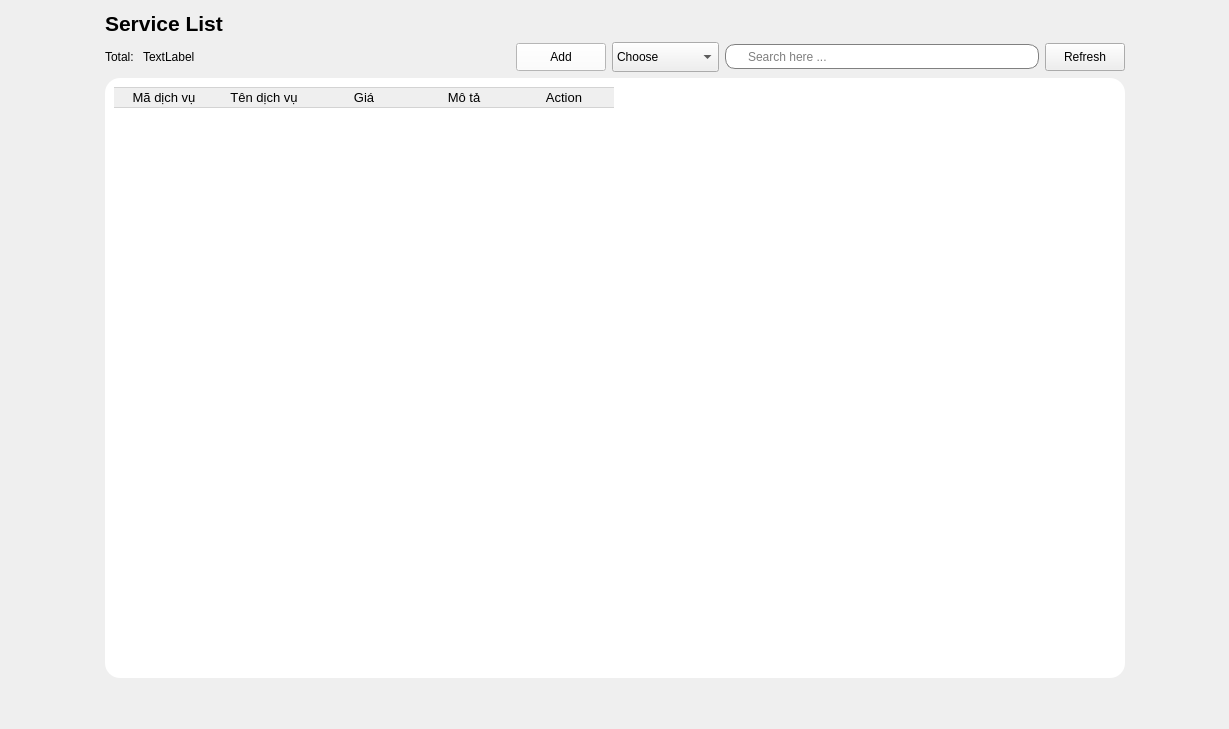
             <widget class="QWidget" name="page_4">
              <layout class="QHBoxLayout" name="horizontalLayout_46">
               <item>
                <spacer name="horizontalSpacer_34">
                 <property name="orientation">
                  <enum>Qt::Orientation::Horizontal</enum>
                 </property>
                 <property name="sizeHint" stdset="0">
                  <size>
                   <width>94</width>
                   <height>20</height>
                  </size>
                 </property>
                </spacer>
               </item>
               <item>
                <layout class="QVBoxLayout" name="verticalLayout_21">
                 <item>
                  <layout class="QHBoxLayout" name="horizontalLayout_21">
                   <item>
                    <widget class="QLabel" name="label_14">
                     <property name="font">
                      <font>
                       <pointsize>16</pointsize>
                       <bold>true</bold>
                      </font>
                     </property>
                     <property name="text">
                      <string>Service List</string>
                     </property>
                    </widget>
                   </item>
                   <item>
                    <spacer name="horizontalSpacer_15">
                     <property name="orientation">
                      <enum>Qt::Orientation::Horizontal</enum>
                     </property>
                     <property name="sizeHint" stdset="0">
                      <size>
                       <width>40</width>
                       <height>20</height>
                      </size>
                     </property>
                    </spacer>
                   </item>
                  </layout>
                 </item>
                 <item>
                  <layout class="QHBoxLayout" name="horizontalLayout_22">
                   <item>
                    <layout class="QHBoxLayout" name="horizontalLayout_23">
                     <item>
                      <widget class="QLabel" name="label_15">
                       <property name="text">
                        <string>Total: </string>
                       </property>
                      </widget>
                     </item>
                     <item>
                      <widget class="QLabel" name="totalservice">
                       <property name="text">
                        <string>TextLabel</string>
                       </property>
                      </widget>
                     </item>
                    </layout>
                   </item>
                   <item>
                    <spacer name="horizontalSpacer_16">
                     <property name="orientation">
                      <enum>Qt::Orientation::Horizontal</enum>
                     </property>
                     <property name="sizeHint" stdset="0">
                      <size>
                       <width>40</width>
                       <height>20</height>
                      </size>
                     </property>
                    </spacer>
                   </item>
                   <item>
                    <widget class="QPushButton" name="addSer">
                     <property name="minimumSize">
                      <size>
                       <width>90</width>
                       <height>28</height>
                      </size>
                     </property>
                     <property name="styleSheet">
                      <string notr="true">QPushButton{
background-color: rgb(255, 255, 255);
}</string>
                     </property>
                     <property name="text">
                      <string>Add</string>
                     </property>
                     <property name="icon">
                      <iconset resource="Resources.qrc">
                       <normaloff>:/new/prefix1/Resources/add.png</normaloff>:/new/prefix1/Resources/add.png</iconset>
                     </property>
                     <property name="iconSize">
                      <size>
                       <width>10</width>
                       <height>10</height>
                      </size>
                     </property>
                     <property name="checkable">
                      <bool>false</bool>
                     </property>
                    </widget>
                   </item>
                   <item>
                    <widget class="QComboBox" name="CBSS">
                     <property name="minimumSize">
                      <size>
                       <width>0</width>
                       <height>30</height>
                      </size>
                     </property>
                     <item>
                      <property name="text">
                       <string>Choose</string>
                      </property>
                     </item>
                     <item>
                      <property name="text">
                       <string>Service ID</string>
                      </property>
                     </item>
                     <item>
                      <property name="text">
                       <string>Service Name</string>
                      </property>
                     </item>
                    </widget>
                   </item>
                   <item>
                    <widget class="QLineEdit" name="LineEditSearchSer">
                     <property name="minimumSize">
                      <size>
                       <width>0</width>
                       <height>25</height>
                      </size>
                     </property>
                     <property name="styleSheet">
                      <string notr="true">QLineEdit{
padding-left:20px;
border: 1px solid gray;
border-radius: 10px;
}</string>
                     </property>
                     <property name="placeholderText">
                      <string>Search here ...</string>
                     </property>
                    </widget>
                   </item>
                   <item>
                    <widget class="QPushButton" name="RefbtnSer">
                     <property name="minimumSize">
                      <size>
                       <width>65</width>
                       <height>28</height>
                      </size>
                     </property>
                     <property name="text">
                      <string>Refresh</string>
                     </property>
                     <property name="icon">
                      <iconset resource="Resources.qrc">
                       <normaloff>:/new/prefix1/Resources/reload.png</normaloff>:/new/prefix1/Resources/reload.png</iconset>
                     </property>
                    </widget>
                   </item>
                  </layout>
                 </item>
                 <item>
                  <widget class="QFrame" name="frame_6">
                   <property name="minimumSize">
                    <size>
                     <width>1020</width>
                     <height>600</height>
                    </size>
                   </property>
                   <property name="styleSheet">
                    <string notr="true">QWidget{
background-color: rgb(255, 255, 255);
border-radius:15px;
}</string>
                   </property>
                   <property name="frameShape">
                    <enum>QFrame::Shape::StyledPanel</enum>
                   </property>
                   <property name="frameShadow">
                    <enum>QFrame::Shadow::Raised</enum>
                   </property>
                   <layout class="QVBoxLayout" name="verticalLayout_8">
                    <item>
                     <widget class="QTableWidget" name="SerTable">
                      <property name="minimumSize">
                       <size>
                        <width>0</width>
                        <height>0</height>
                       </size>
                      </property>
                      <property name="font">
                       <font>
                        <pointsize>10</pointsize>
                       </font>
                      </property>
                      <property name="styleSheet">
                       <string notr="true">QPushButton{
	 border: none;
}
QTableWidget::item {
       border-right: none;
       border-left: none;
       border-bottom: 1px solid #D3D3D3;
}
QHeaderView::section {
       border: 1px solid #D3D3D3; 
       border-right: none;      
       border-left: none;       
}</string>
                      </property>
                      <property name="editTriggers">
                       <set>QAbstractItemView::EditTrigger::NoEditTriggers</set>
                      </property>
                      <property name="alternatingRowColors">
                       <bool>true</bool>
                      </property>
                      <property name="selectionMode">
                       <enum>QAbstractItemView::SelectionMode::NoSelection</enum>
                      </property>
                      <property name="showGrid">
                       <bool>false</bool>
                      </property>
                      <attribute name="horizontalHeaderVisible">
                       <bool>true</bool>
                      </attribute>
                      <attribute name="horizontalHeaderCascadingSectionResizes">
                       <bool>false</bool>
                      </attribute>
                      <attribute name="horizontalHeaderHighlightSections">
                       <bool>true</bool>
                      </attribute>
                      <attribute name="horizontalHeaderShowSortIndicator" stdset="0">
                       <bool>false</bool>
                      </attribute>
                      <attribute name="horizontalHeaderStretchLastSection">
                       <bool>false</bool>
                      </attribute>
                      <column>
                       <property name="text">
                        <string>Mã dịch vụ</string>
                       </property>
                       <property name="font">
                        <font>
                         <pointsize>10</pointsize>
                        </font>
                       </property>
                      </column>
                      <column>
                       <property name="text">
                        <string>Tên dịch vụ</string>
                       </property>
                       <property name="font">
                        <font>
                         <pointsize>10</pointsize>
                        </font>
                       </property>
                      </column>
                      <column>
                       <property name="text">
                        <string>Giá</string>
                       </property>
                       <property name="font">
                        <font>
                         <pointsize>10</pointsize>
                        </font>
                       </property>
                      </column>
                      <column>
                       <property name="text">
                        <string>Mô tả</string>
                       </property>
                       <property name="font">
                        <font>
                         <pointsize>10</pointsize>
                        </font>
                       </property>
                      </column>
                      <column>
                       <property name="text">
                        <string>Action</string>
                       </property>
                       <property name="font">
                        <font>
                         <pointsize>10</pointsize>
                        </font>
                       </property>
                      </column>
                     </widget>
                    </item>
                   </layout>
                  </widget>
                 </item>
                 <item>
                  <spacer name="verticalSpacer_7">
                   <property name="orientation">
                    <enum>Qt::Orientation::Vertical</enum>
                   </property>
                   <property name="sizeHint" stdset="0">
                    <size>
                     <width>20</width>
                     <height>40</height>
                    </size>
                   </property>
                  </spacer>
                 </item>
                </layout>
               </item>
               <item>
                <spacer name="horizontalSpacer_35">
                 <property name="orientation">
                  <enum>Qt::Orientation::Horizontal</enum>
                 </property>
                 <property name="sizeHint" stdset="0">
                  <size>
                   <width>93</width>
                   <height>20</height>
                  </size>
                 </property>
                </spacer>
               </item>
              </layout>
             </widget>
